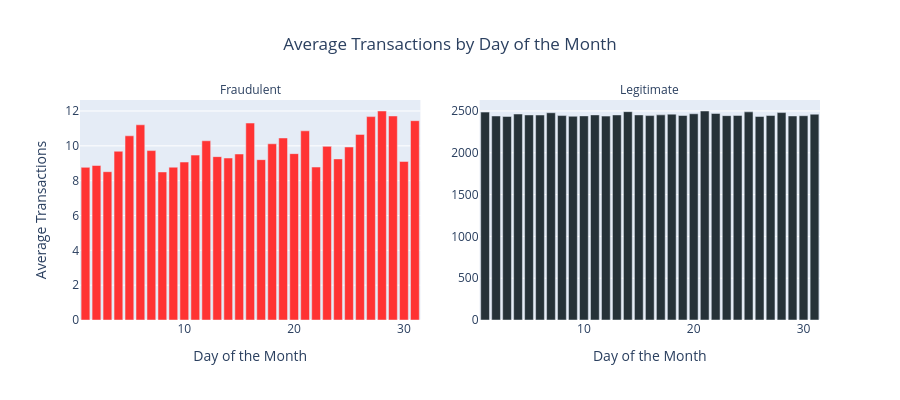

The notebook cell saved with this chart:
### Code cell
month_day_plot = px.bar(
    monthday_unbiased_df,
    x="day_of_month",
    y="Average_Transactions",
    color="target",
    facet_col="target",      
    facet_col_spacing=0.08,  
    title="Average Transactions by Day of the Month",
    labels={
        "day_of_month": "Day of the Month", 
        "Average_Transactions": "Average Transactions", 
        "target": ""
    },
    color_discrete_map={'Legitimate': "#263238", 'Fraudulent': "#FF3333"}
)

month_day_plot.update_traces(
    hovertemplate="Average: %{y:,.2f}<extra></extra>"
)

month_day_plot.update_yaxes(matches=None, showticklabels=True)
month_day_plot.update_xaxes(showticklabels=True)

month_day_plot.update_layout(
    title_x=0.5,
    width=900, height=400, autosize=False,
    hovermode="x unified",
    showlegend=False

)

month_day_plot.for_each_annotation(lambda a: a.update(text=a.text.split('=')[-1]))

month_day_plot.show()

### Figure 1 — Plotly figure (JSON) as saved in the notebook; plotly's stock layout.template omitted (floating-point values rounded to 4 significant figures)
{"data": [{"hovertemplate": "Average: %{y:,.2f}<extra></extra>", "legendgroup": "Fraudulent", "marker": {"color": "#FF3333", "pattern": {"shape": ""}}, "name": "Fraudulent", "orientation": "v", "showlegend": true, "textposition": "auto", "type": "bar", "x": [1, 2, 3, 4, 5, 6, 7, 8, 9, 10, 11, 12, 13, 14, 15, 16, 17, 18, 19, 20, 21, 22, 23, 24, 25, 26, 27, 28, 29, 30, 31], "xaxis": "x", "y": [8.765, 8.871, 8.515, 9.69, 10.58, 11.21, 9.727, 8.5, 8.774, 9.069, 9.467, 10.29, 9.379, 9.3, 9.531, 11.31, 9.207, 10.12, 10.45, 9.552, 10.86, 8.781, 9.97, 9.25, 9.933, 10.66, 11.68, 12.0, 11.71, 9.103, 11.44], "yaxis": "y"}, {"hovertemplate": "Average: %{y:,.2f}<extra></extra>", "legendgroup": "Legitimate", "marker": {"color": "#263238", "pattern": {"shape": ""}}, "name": "Legitimate", "orientation": "v", "showlegend": true, "textposition": "auto", "type": "bar", "x": [1, 2, 3, 4, 5, 6, 7, 8, 9, 10, 11, 12, 13, 14, 15, 16, 17, 18, 19, 20, 21, 22, 23, 24, 25, 26, 27, 28, 29, 30, 31], "xaxis": "x2", "y": [2486.0, 2440.0, 2434.0, 2464.0, 2452.0, 2451.0, 2479.0, 2445.0, 2437.0, 2441.0, 2453.0, 2438.0, 2452.0, 2492.0, 2453.0, 2445.0, 2453.0, 2462.0, 2446.0, 2466.0, 2499.0, 2470.0, 2444.0, 2446.0, 2489.0, 2434.0, 2445.0, 2481.0, 2440.0, 2443.0, 2461.0], "yaxis": "y2"}], "layout": {"annotations": [{"font": {}, "showarrow": false, "text": "Fraudulent", "x": 0.23, "xanchor": "center", "xref": "paper", "y": 1, "yanchor": "bottom", "yref": "paper"}, {"font": {}, "showarrow": false, "text": "Legitimate", "x": 0.77, "xanchor": "center", "xref": "paper", "y": 1, "yanchor": "bottom", "yref": "paper"}], "autosize": false, "barmode": "relative", "height": 400, "hovermode": "x unified", "legend": {"title": {"text": ""}, "tracegroupgap": 0}, "showlegend": false, "title": {"text": "Average Transactions by Day of the Month", "x": 0.5}, "width": 900, "xaxis": {"anchor": "y", "autorange": true, "domain": [0, 0.46], "range": [0.5, 31.5], "showticklabels": true, "title": {"text": "Day of the Month"}, "type": "linear"}, "xaxis2": {"anchor": "y2", "autorange": true, "domain": [0.54, 1], "matches": "x", "range": [0.5, 31.5], "showticklabels": true, "title": {"text": "Day of the Month"}, "type": "linear"}, "yaxis": {"anchor": "x", "autorange": true, "domain": [0, 1], "range": [0, 12.63], "showticklabels": true, "title": {"text": "Average Transactions"}, "type": "linear"}, "yaxis2": {"anchor": "x2", "autorange": true, "domain": [0, 1], "range": [0, 2631.0], "showticklabels": true, "type": "linear"}}}
